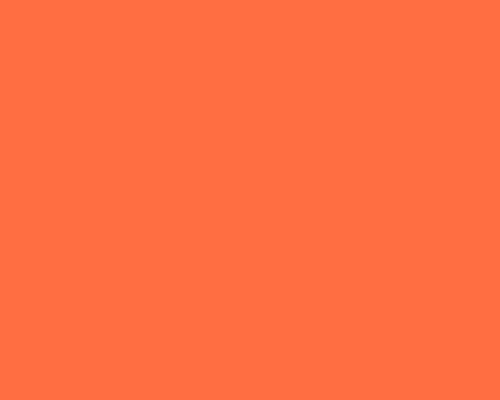
Frame 1 (no input)
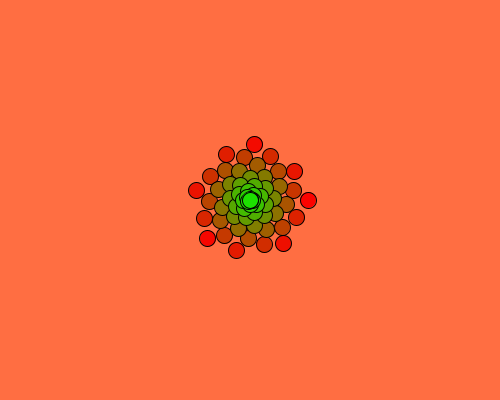
Frame 60 (the mouse pressed at the canvas centre just before this capture)
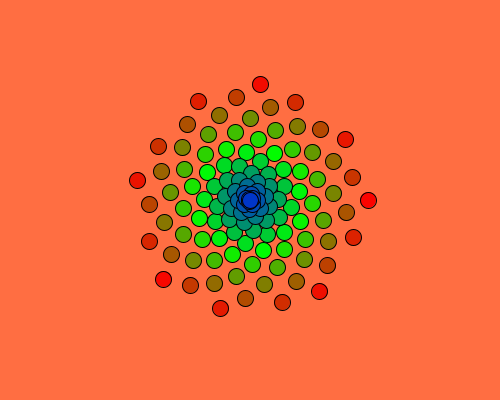
Frame 120 (the mouse held since frame 60 and released just before this capture)

The Processing sketch that drew these frames (run headless with seeded random() and noise(); from frame 60 on, the mouse is pressed at the canvas centre):

// Processing sketch: phyllotaxis
// ── phyllotaxis.pde
//
// phyllotaxis.pde
//
// Darren Kessner
// Marlborough School
//


ArrayList<Ball> balls = new ArrayList<Ball>();

int period = 1;
int rate = 1;

float ballSpeed = 1;

int count = 0;

float colorPeriod = 200;
int currentColor = 0;


// 1, 1, 2, 3, 5, 8, 13, 21, 34, 55, 89

float tau = (float)(1 + Math.sqrt(5))/2;
float golden_angle_proportion = 1/tau/tau; // fraction of circle

float ratio = golden_angle_proportion;
// float ratio = golden_angle_proportion + .01;
//float ratio = golden_angle_proportion - .01;

//float ratio = 1./4;
//float ratio = 5./13;
//float ratio = 13/34.;
//float ratio = 21/55.;
//float ratio = 34./89;


//float ratio = .205;

//float ratio = 2./9;


void setup()
{
    size(500, 400);
    noCursor();

    //println("ratio: " + ratio);
    //println("angle: " + ratio*360.);
}


void draw()
{
    background(#ff6e42);
    currentColor = myhue((frameCount % colorPeriod)/(float)colorPeriod);

    //text(balls.size(), 50, 50);
    
    for (Ball b : balls)
        b.display();

    if (frameCount % period == 0)
    {
        for (int i=0; i<rate; i++)
        {
            float t = 2*PI*ratio*count;
            count++;
            balls.add(new Ball(width/2, height/2, 
                               ballSpeed*cos(t), ballSpeed*sin(t),
                               currentColor));
        }
    }

    // clean up

    for (int i=balls.size()-1; i>=0; i--)
        if (!balls.get(i).alive)
            balls.remove(i);
}


void keyPressed()
{
    if (isLooping())
      noLoop();
    else
      loop();
}


class Ball
{
    float x;
    float y;
    float vx;
    float vy;
    int c;
    boolean alive;
    final int diameter = 16;

    Ball(float xIn, float yIn, float vxIn, float vyIn, int cIn)
    {
        x = xIn;
        y = yIn;
        vx = vxIn; 
        vy = vyIn;
        c = cIn;
        alive = true;
    }

    void display()
    {
        fill(c);
        ellipse(x, y, diameter, diameter);

        x += vx;
        y += vy;

        if (x<0 || x>width || y<0 || y>height)
            alive = false;
    }
}


// translates x in [0,1] to a rainbow color
int myhue(float x)
{
    float t = 3*x - (int)(3*x);
    if (x < 1./3)
    {
        return color((1-t)*255, t*255, 0); // R->G
    }
    else if (x < 2./3)
    {
        return color(0, (1-t)*255, t*255); // G->B
    }
    else
    {
        return color(t*255, 0, (1-t)*255); // B->R
    }
}
